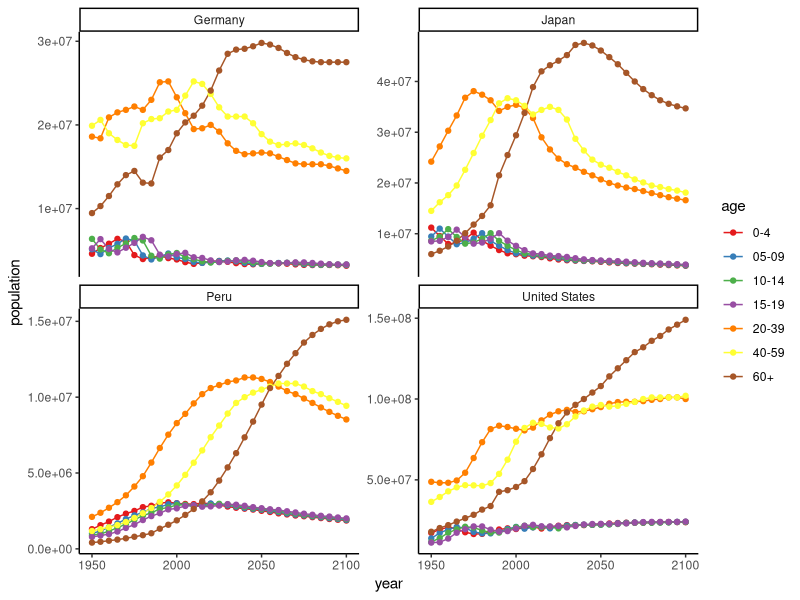
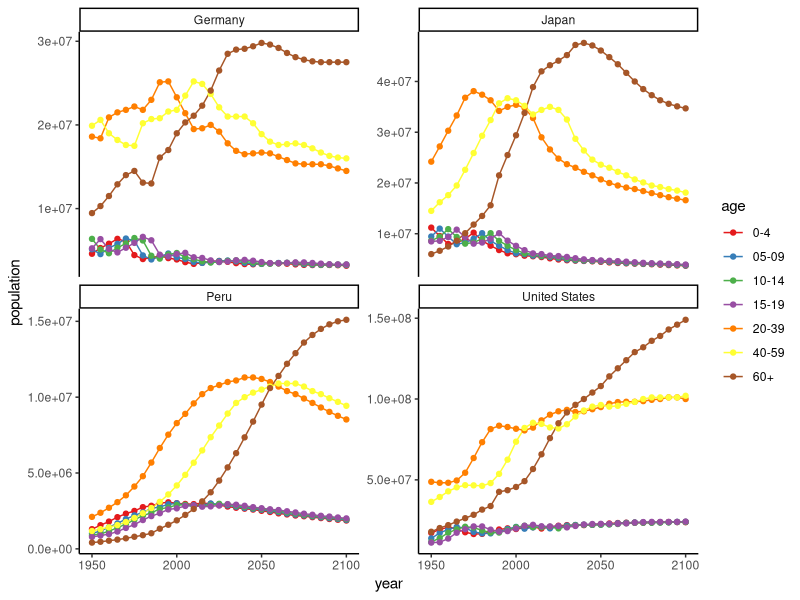

Reproduce these figures in R, in order.
library(tidyverse)
df <- read_csv("gapminder_tidy.csv")

theme_set(theme_classic())


# Age distribution over time in 4 countries

p <- df %>% 
  filter(country %in% c("Germany", "United States", "Japan", "Peru")) %>%
  ggplot(aes(x = year, y = population, group = age, color = age)) +
  geom_line() + geom_point() +
  facet_wrap(~country, scales = "free_y") +
  scale_colour_brewer(palette = "Set1")
p
ggsave("plot.png", p)


# Top 10 countries in 1950 wrt total population

# Top 10 countries in 2100 wrt total population

# Top 10 countries with respect to the change in total population between 1950 and 2100

# etc.
